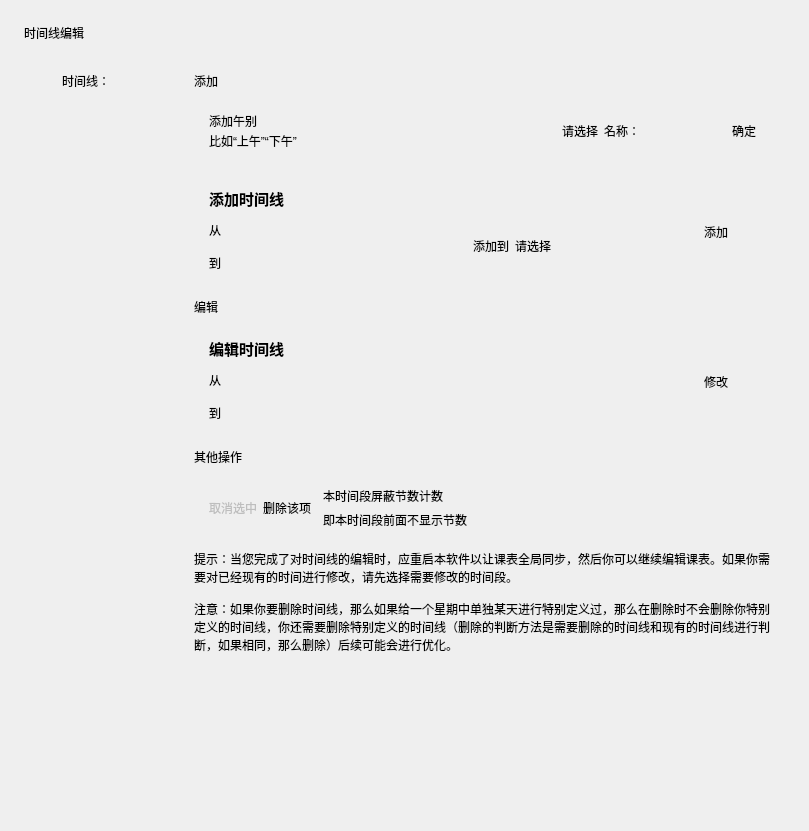
<?xml version="1.0" encoding="UTF-8"?>
<ui version="4.0">
 <class>Form</class>
 <widget class="QWidget" name="Form">
  <property name="geometry">
   <rect>
    <x>0</x>
    <y>0</y>
    <width>809</width>
    <height>831</height>
   </rect>
  </property>
  <property name="sizePolicy">
   <sizepolicy hsizetype="Preferred" vsizetype="Expanding">
    <horstretch>0</horstretch>
    <verstretch>0</verstretch>
   </sizepolicy>
  </property>
  <property name="windowTitle">
   <string>Form</string>
  </property>
  <layout class="QGridLayout" name="gridLayout">
   <property name="leftMargin">
    <number>24</number>
   </property>
   <property name="topMargin">
    <number>24</number>
   </property>
   <property name="rightMargin">
    <number>24</number>
   </property>
   <property name="bottomMargin">
    <number>0</number>
   </property>
   <item row="0" column="0">
    <widget class="TitleLabel" name="TitleLabel">
     <property name="text">
      <string>时间线编辑</string>
     </property>
    </widget>
   </item>
   <item row="1" column="0">
    <widget class="SmoothScrollArea" name="sm">
     <property name="styleSheet">
      <string notr="true">background: transparent; border: none</string>
     </property>
     <property name="widgetResizable">
      <bool>true</bool>
     </property>
     <widget class="QWidget" name="scrollAreaWidgetContents">
      <property name="geometry">
       <rect>
        <x>0</x>
        <y>0</y>
        <width>761</width>
        <height>763</height>
       </rect>
      </property>
      <layout class="QHBoxLayout" name="horizontalLayout_7">
       <item>
        <layout class="QHBoxLayout" name="horizontalLayout_6">
         <property name="leftMargin">
          <number>5</number>
         </property>
         <property name="topMargin">
          <number>15</number>
         </property>
         <property name="rightMargin">
          <number>5</number>
         </property>
         <item>
          <layout class="QVBoxLayout" name="verticalLayout_7">
           <item>
            <layout class="QHBoxLayout" name="horizontalLayout">
             <item>
              <widget class="BodyLabel" name="BodyLabel_10">
               <property name="text">
                <string>时间线：</string>
               </property>
               <property name="alignment">
                <set>Qt::AlignRight|Qt::AlignTrailing|Qt::AlignVCenter</set>
               </property>
              </widget>
             </item>
             <item>
              <widget class="ComboBox" name="week_ComboBox">
               <property name="styleSheet">
                <string notr="true">ComboBox {
    border: 1px solid rgba(0, 0, 0, 0.073);
    border-radius: 5px;
    border-bottom: 1px solid rgba(0, 0, 0, 0.183);
    padding: 5px 31px 6px 11px;
    /* font: 14px 'Segoe UI', 'Microsoft YaHei', 'PingFang SC'; */
    color: black;
    background-color: rgba(255, 255, 255, 0.7);
    text-align: left;
    outline: none;
}

ComboBox:hover {
    background-color: rgba(249, 249, 249, 0.5);
}

ComboBox:pressed {
    background-color: rgba(249, 249, 249, 0.3);
    border-bottom: 1px solid rgba(0, 0, 0, 0.073);
    color: rgba(0, 0, 0, 0.63);
}

ComboBox:disabled {
    color: rgba(0, 0, 0, 0.36);
    background: rgba(249, 249, 249, 0.3);
    border: 1px solid rgba(0, 0, 0, 0.06);
    border-bottom: 1px solid rgba(0, 0, 0, 0.06);
}

ComboBox[isPlaceholderText=true] {
    color: rgba(0, 0, 0, 0.6063);
}</string>
               </property>
              </widget>
             </item>
            </layout>
           </item>
           <item>
            <widget class="ListWidget" name="ListWidget_time">
             <property name="enabled">
              <bool>true</bool>
             </property>
             <property name="minimumSize">
              <size>
               <width>120</width>
               <height>0</height>
              </size>
             </property>
             <property name="maximumSize">
              <size>
               <width>150</width>
               <height>16777215</height>
              </size>
             </property>
            </widget>
           </item>
          </layout>
         </item>
         <item>
          <layout class="QVBoxLayout" name="verticalLayout">
           <item>
            <widget class="SubtitleLabel" name="SubtitleLabel">
             <property name="text">
              <string>添加</string>
             </property>
            </widget>
           </item>
           <item>
            <widget class="CardWidget" name="CardWidget1">
             <property name="minimumSize">
              <size>
               <width>0</width>
               <height>70</height>
              </size>
             </property>
             <property name="maximumSize">
              <size>
               <width>16777215</width>
               <height>70</height>
              </size>
             </property>
             <layout class="QHBoxLayout" name="horizontalLayout_8">
              <property name="leftMargin">
               <number>15</number>
              </property>
              <property name="topMargin">
               <number>15</number>
              </property>
              <property name="rightMargin">
               <number>15</number>
              </property>
              <property name="bottomMargin">
               <number>15</number>
              </property>
              <item>
               <layout class="QVBoxLayout" name="verticalLayout_5">
                <property name="spacing">
                 <number>0</number>
                </property>
                <item>
                 <widget class="StrongBodyLabel" name="add_label_1">
                  <property name="sizePolicy">
                   <sizepolicy hsizetype="Expanding" vsizetype="Preferred">
                    <horstretch>0</horstretch>
                    <verstretch>0</verstretch>
                   </sizepolicy>
                  </property>
                  <property name="text">
                   <string>添加午别</string>
                  </property>
                 </widget>
                </item>
                <item>
                 <widget class="CaptionLabel" name="add_label_2">
                  <property name="text">
                   <string>比如“上午”“下午”</string>
                  </property>
                  <property name="wordWrap">
                   <bool>true</bool>
                  </property>
                  <property name="lightColor" stdset="0">
                   <color alpha="150">
                    <red>0</red>
                    <green>0</green>
                    <blue>0</blue>
                   </color>
                  </property>
                  <property name="darkColor" stdset="0">
                   <color alpha="200">
                    <red>255</red>
                    <green>255</green>
                    <blue>255</blue>
                   </color>
                  </property>
                 </widget>
                </item>
               </layout>
              </item>
              <item>
               <spacer name="horizontalSpacer_2">
                <property name="orientation">
                 <enum>Qt::Horizontal</enum>
                </property>
                <property name="sizeHint" stdset="0">
                 <size>
                  <width>40</width>
                  <height>20</height>
                 </size>
                </property>
               </spacer>
              </item>
              <item>
               <widget class="ComboBox" name="name_box">
                <property name="text">
                 <string>请选择</string>
                </property>
               </widget>
              </item>
              <item>
               <widget class="BodyLabel" name="name_label">
                <property name="text">
                 <string>名称：</string>
                </property>
               </widget>
              </item>
              <item>
               <widget class="TextEdit" name="name_edit">
                <property name="minimumSize">
                 <size>
                  <width>0</width>
                  <height>0</height>
                 </size>
                </property>
                <property name="maximumSize">
                 <size>
                  <width>80</width>
                  <height>35</height>
                 </size>
                </property>
               </widget>
              </item>
              <item>
               <widget class="PushButton" name="add_Button">
                <property name="text">
                 <string>确定</string>
                </property>
                <property name="icon">
                 <iconset theme="DELETE">
                  <normaloff>C:/Users/username</normaloff>C:/Users/username</iconset>
                </property>
                <property name="hasIcon" stdset="0">
                 <bool>false</bool>
                </property>
               </widget>
              </item>
             </layout>
            </widget>
           </item>
           <item>
            <widget class="CardWidget" name="CardWidget2">
             <property name="maximumSize">
              <size>
               <width>16777215</width>
               <height>120</height>
              </size>
             </property>
             <layout class="QHBoxLayout" name="horizontalLayout_2">
              <property name="leftMargin">
               <number>15</number>
              </property>
              <property name="topMargin">
               <number>15</number>
              </property>
              <property name="rightMargin">
               <number>15</number>
              </property>
              <property name="bottomMargin">
               <number>15</number>
              </property>
              <item>
               <layout class="QVBoxLayout" name="verticalLayout_2">
                <item>
                 <widget class="BodyLabel" name="BodyLabel_3">
                  <property name="font">
                   <font>
                    <family>微软雅黑</family>
                    <pointsize>11</pointsize>
                    <weight>75</weight>
                    <bold>true</bold>
                   </font>
                  </property>
                  <property name="text">
                   <string>添加时间线</string>
                  </property>
                 </widget>
                </item>
                <item>
                 <layout class="QFormLayout" name="formLayout_2">
                  <item row="0" column="0">
                   <layout class="QFormLayout" name="formLayout_3">
                    <item row="0" column="0">
                     <widget class="BodyLabel" name="BodyLabel_6">
                      <property name="text">
                       <string>从</string>
                      </property>
                     </widget>
                    </item>
                    <item row="0" column="1">
                     <widget class="TimePicker" name="TimePicker_from">
                      <property name="minimumSize">
                       <size>
                        <width>240</width>
                        <height>30</height>
                       </size>
                      </property>
                      <property name="text">
                       <string/>
                      </property>
                      <property name="secondVisible">
                       <bool>false</bool>
                      </property>
                     </widget>
                    </item>
                    <item row="1" column="0">
                     <widget class="BodyLabel" name="BodyLabel_7">
                      <property name="text">
                       <string>到</string>
                      </property>
                     </widget>
                    </item>
                    <item row="1" column="1">
                     <widget class="TimePicker" name="TimePicker_to">
                      <property name="minimumSize">
                       <size>
                        <width>240</width>
                        <height>30</height>
                       </size>
                      </property>
                     </widget>
                    </item>
                   </layout>
                  </item>
                  <item row="0" column="1">
                   <layout class="QVBoxLayout" name="verticalLayout_3">
                    <item>
                     <spacer name="verticalSpacer_2">
                      <property name="orientation">
                       <enum>Qt::Vertical</enum>
                      </property>
                      <property name="sizeHint" stdset="0">
                       <size>
                        <width>20</width>
                        <height>40</height>
                       </size>
                      </property>
                     </spacer>
                    </item>
                    <item>
                     <layout class="QHBoxLayout" name="horizontalLayout_5">
                      <item>
                       <widget class="BodyLabel" name="BodyLabel_5">
                        <property name="text">
                         <string>添加到</string>
                        </property>
                       </widget>
                      </item>
                      <item>
                       <widget class="ComboBox" name="add_name_box">
                        <property name="text">
                         <string>请选择</string>
                        </property>
                       </widget>
                      </item>
                      <item>
                       <spacer name="horizontalSpacer_4">
                        <property name="orientation">
                         <enum>Qt::Horizontal</enum>
                        </property>
                        <property name="sizeHint" stdset="0">
                         <size>
                          <width>40</width>
                          <height>20</height>
                         </size>
                        </property>
                       </spacer>
                      </item>
                     </layout>
                    </item>
                    <item>
                     <spacer name="verticalSpacer_3">
                      <property name="orientation">
                       <enum>Qt::Vertical</enum>
                      </property>
                      <property name="sizeHint" stdset="0">
                       <size>
                        <width>20</width>
                        <height>40</height>
                       </size>
                      </property>
                     </spacer>
                    </item>
                   </layout>
                  </item>
                 </layout>
                </item>
               </layout>
              </item>
              <item>
               <spacer name="horizontalSpacer_3">
                <property name="orientation">
                 <enum>Qt::Horizontal</enum>
                </property>
                <property name="sizeHint" stdset="0">
                 <size>
                  <width>40</width>
                  <height>20</height>
                 </size>
                </property>
               </spacer>
              </item>
              <item>
               <widget class="PrimaryPushButton" name="addtime_Button">
                <property name="minimumSize">
                 <size>
                  <width>80</width>
                  <height>0</height>
                 </size>
                </property>
                <property name="text">
                 <string>添加</string>
                </property>
                <property name="hasIcon" stdset="0">
                 <bool>false</bool>
                </property>
               </widget>
              </item>
             </layout>
            </widget>
           </item>
           <item>
            <widget class="SubtitleLabel" name="edit_Label">
             <property name="text">
              <string>编辑</string>
             </property>
            </widget>
           </item>
           <item>
            <widget class="CardWidget" name="CardWidget4">
             <property name="maximumSize">
              <size>
               <width>16777215</width>
               <height>120</height>
              </size>
             </property>
             <layout class="QHBoxLayout" name="horizontalLayout_3">
              <property name="leftMargin">
               <number>15</number>
              </property>
              <property name="topMargin">
               <number>15</number>
              </property>
              <property name="rightMargin">
               <number>15</number>
              </property>
              <property name="bottomMargin">
               <number>15</number>
              </property>
              <item>
               <layout class="QVBoxLayout" name="verticalLayout_4">
                <item>
                 <widget class="BodyLabel" name="BodyLabel_4">
                  <property name="font">
                   <font>
                    <family>微软雅黑</family>
                    <pointsize>11</pointsize>
                    <weight>75</weight>
                    <bold>true</bold>
                   </font>
                  </property>
                  <property name="text">
                   <string>编辑时间线</string>
                  </property>
                 </widget>
                </item>
                <item>
                 <layout class="QFormLayout" name="formLayout_4">
                  <item row="0" column="0">
                   <layout class="QFormLayout" name="formLayout_5">
                    <item row="0" column="0">
                     <widget class="BodyLabel" name="BodyLabel_8">
                      <property name="text">
                       <string>从</string>
                      </property>
                     </widget>
                    </item>
                    <item row="0" column="1">
                     <widget class="TimePicker" name="TimePicker_from_edit">
                      <property name="minimumSize">
                       <size>
                        <width>240</width>
                        <height>30</height>
                       </size>
                      </property>
                      <property name="text">
                       <string/>
                      </property>
                      <property name="secondVisible">
                       <bool>false</bool>
                      </property>
                     </widget>
                    </item>
                    <item row="1" column="0">
                     <widget class="BodyLabel" name="BodyLabel_9">
                      <property name="text">
                       <string>到</string>
                      </property>
                     </widget>
                    </item>
                    <item row="1" column="1">
                     <widget class="TimePicker" name="TimePicker_to_edit">
                      <property name="minimumSize">
                       <size>
                        <width>240</width>
                        <height>30</height>
                       </size>
                      </property>
                     </widget>
                    </item>
                   </layout>
                  </item>
                 </layout>
                </item>
               </layout>
              </item>
              <item>
               <spacer name="horizontalSpacer_6">
                <property name="orientation">
                 <enum>Qt::Horizontal</enum>
                </property>
                <property name="sizeHint" stdset="0">
                 <size>
                  <width>40</width>
                  <height>20</height>
                 </size>
                </property>
               </spacer>
              </item>
              <item>
               <widget class="PrimaryPushButton" name="edit_Button">
                <property name="minimumSize">
                 <size>
                  <width>80</width>
                  <height>0</height>
                 </size>
                </property>
                <property name="text">
                 <string>修改</string>
                </property>
                <property name="hasIcon" stdset="0">
                 <bool>false</bool>
                </property>
               </widget>
              </item>
             </layout>
            </widget>
           </item>
           <item>
            <widget class="SubtitleLabel" name="SubtitleLabel_2">
             <property name="text">
              <string>其他操作</string>
             </property>
            </widget>
           </item>
           <item>
            <widget class="CardWidget" name="CardWidget3">
             <property name="minimumSize">
              <size>
               <width>0</width>
               <height>70</height>
              </size>
             </property>
             <layout class="QHBoxLayout" name="horizontalLayout_4">
              <property name="leftMargin">
               <number>15</number>
              </property>
              <property name="topMargin">
               <number>15</number>
              </property>
              <property name="rightMargin">
               <number>15</number>
              </property>
              <property name="bottomMargin">
               <number>15</number>
              </property>
              <item>
               <widget class="PushButton" name="cancel_Button">
                <property name="enabled">
                 <bool>false</bool>
                </property>
                <property name="text">
                 <string>取消选中</string>
                </property>
               </widget>
              </item>
              <item>
               <widget class="PushButton" name="del_Button">
                <property name="text">
                 <string>删除该项</string>
                </property>
                <property name="icon">
                 <iconset theme="DELETE">
                  <normaloff>C:/Users/username</normaloff>C:/Users/username</iconset>
                </property>
                <property name="hasIcon" stdset="0">
                 <bool>false</bool>
                </property>
               </widget>
              </item>
              <item>
               <widget class="VerticalSeparator" name="VerticalSeparator"/>
              </item>
              <item>
               <layout class="QVBoxLayout" name="verticalLayout_6">
                <item>
                 <widget class="BodyLabel" name="BodyLabel_2">
                  <property name="text">
                   <string>本时间段屏蔽节数计数</string>
                  </property>
                 </widget>
                </item>
                <item>
                 <widget class="CaptionLabel" name="CaptionLabel">
                  <property name="text">
                   <string>即本时间段前面不显示节数</string>
                  </property>
                  <property name="lightColor" stdset="0">
                   <color>
                    <red>129</red>
                    <green>129</green>
                    <blue>129</blue>
                   </color>
                  </property>
                  <property name="darkColor" stdset="0">
                   <color>
                    <red>145</red>
                    <green>145</green>
                    <blue>145</blue>
                   </color>
                  </property>
                 </widget>
                </item>
               </layout>
              </item>
              <item>
               <widget class="SwitchButton" name="Counter_SwitchButton">
                <property name="enabled">
                 <bool>true</bool>
                </property>
                <property name="onText">
                 <string>开</string>
                </property>
                <property name="offText">
                 <string>关</string>
                </property>
               </widget>
              </item>
              <item>
               <spacer name="horizontalSpacer">
                <property name="orientation">
                 <enum>Qt::Horizontal</enum>
                </property>
                <property name="sizeHint" stdset="0">
                 <size>
                  <width>40</width>
                  <height>20</height>
                 </size>
                </property>
               </spacer>
              </item>
             </layout>
            </widget>
           </item>
           <item>
            <widget class="BodyLabel" name="BodyLabel">
             <property name="text">
              <string>提示：当您完成了对时间线的编辑时，应重启本软件以让课表全局同步，然后你可以继续编辑课表。如果你需要对已经现有的时间进行修改，请先选择需要修改的时间段。

注意：如果你要删除时间线，那么如果给一个星期中单独某天进行特别定义过，那么在删除时不会删除你特别定义的时间线，你还需要删除特别定义的时间线（删除的判断方法是需要删除的时间线和现有的时间线进行判断，如果相同，那么删除）后续可能会进行优化。</string>
             </property>
             <property name="textFormat">
              <enum>Qt::PlainText</enum>
             </property>
             <property name="wordWrap">
              <bool>true</bool>
             </property>
             <property name="lightColor" stdset="0">
              <color>
               <red>111</red>
               <green>111</green>
               <blue>111</blue>
              </color>
             </property>
             <property name="darkColor" stdset="0">
              <color>
               <red>179</red>
               <green>179</green>
               <blue>179</blue>
              </color>
             </property>
            </widget>
           </item>
           <item>
            <spacer name="verticalSpacer">
             <property name="orientation">
              <enum>Qt::Vertical</enum>
             </property>
             <property name="sizeHint" stdset="0">
              <size>
               <width>20</width>
               <height>40</height>
              </size>
             </property>
            </spacer>
           </item>
          </layout>
         </item>
        </layout>
       </item>
      </layout>
     </widget>
    </widget>
   </item>
  </layout>
 </widget>
 <customwidgets>
  <customwidget>
   <class>ComboBox</class>
   <extends>QPushButton</extends>
   <header>qfluentwidgets</header>
  </customwidget>
  <customwidget>
   <class>PushButton</class>
   <extends>QPushButton</extends>
   <header>qfluentwidgets</header>
  </customwidget>
  <customwidget>
   <class>PrimaryPushButton</class>
   <extends>PushButton</extends>
   <header>qfluentwidgets</header>
  </customwidget>
  <customwidget>
   <class>SwitchButton</class>
   <extends>QWidget</extends>
   <header>qfluentwidgets</header>
  </customwidget>
  <customwidget>
   <class>VerticalSeparator</class>
   <extends>QWidget</extends>
   <header>qfluentwidgets</header>
  </customwidget>
  <customwidget>
   <class>CardWidget</class>
   <extends>QFrame</extends>
   <header>qfluentwidgets</header>
   <container>1</container>
  </customwidget>
  <customwidget>
   <class>SmoothScrollArea</class>
   <extends>QScrollArea</extends>
   <header>qfluentwidgets</header>
   <container>1</container>
  </customwidget>
  <customwidget>
   <class>TimePicker</class>
   <extends>QPushButton</extends>
   <header>qfluentwidgets</header>
  </customwidget>
  <customwidget>
   <class>CaptionLabel</class>
   <extends>QLabel</extends>
   <header>qfluentwidgets</header>
  </customwidget>
  <customwidget>
   <class>BodyLabel</class>
   <extends>QLabel</extends>
   <header>qfluentwidgets</header>
  </customwidget>
  <customwidget>
   <class>StrongBodyLabel</class>
   <extends>QLabel</extends>
   <header>qfluentwidgets</header>
  </customwidget>
  <customwidget>
   <class>SubtitleLabel</class>
   <extends>QLabel</extends>
   <header>qfluentwidgets</header>
  </customwidget>
  <customwidget>
   <class>TitleLabel</class>
   <extends>QLabel</extends>
   <header>qfluentwidgets</header>
  </customwidget>
  <customwidget>
   <class>TextEdit</class>
   <extends>QTextEdit</extends>
   <header>qfluentwidgets</header>
  </customwidget>
  <customwidget>
   <class>ListWidget</class>
   <extends>QListWidget</extends>
   <header>qfluentwidgets</header>
  </customwidget>
 </customwidgets>
 <resources/>
 <connections/>
</ui>
